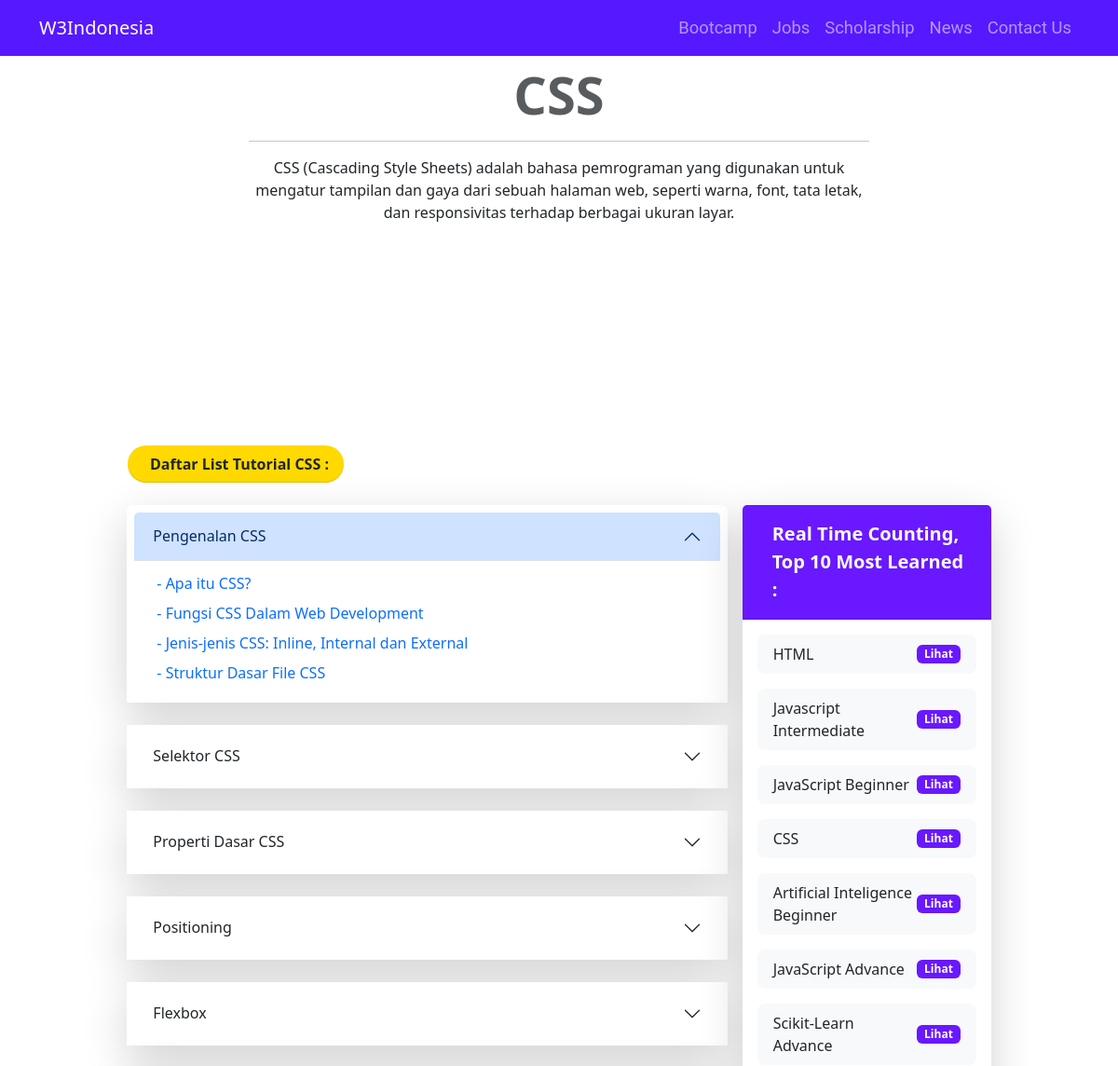
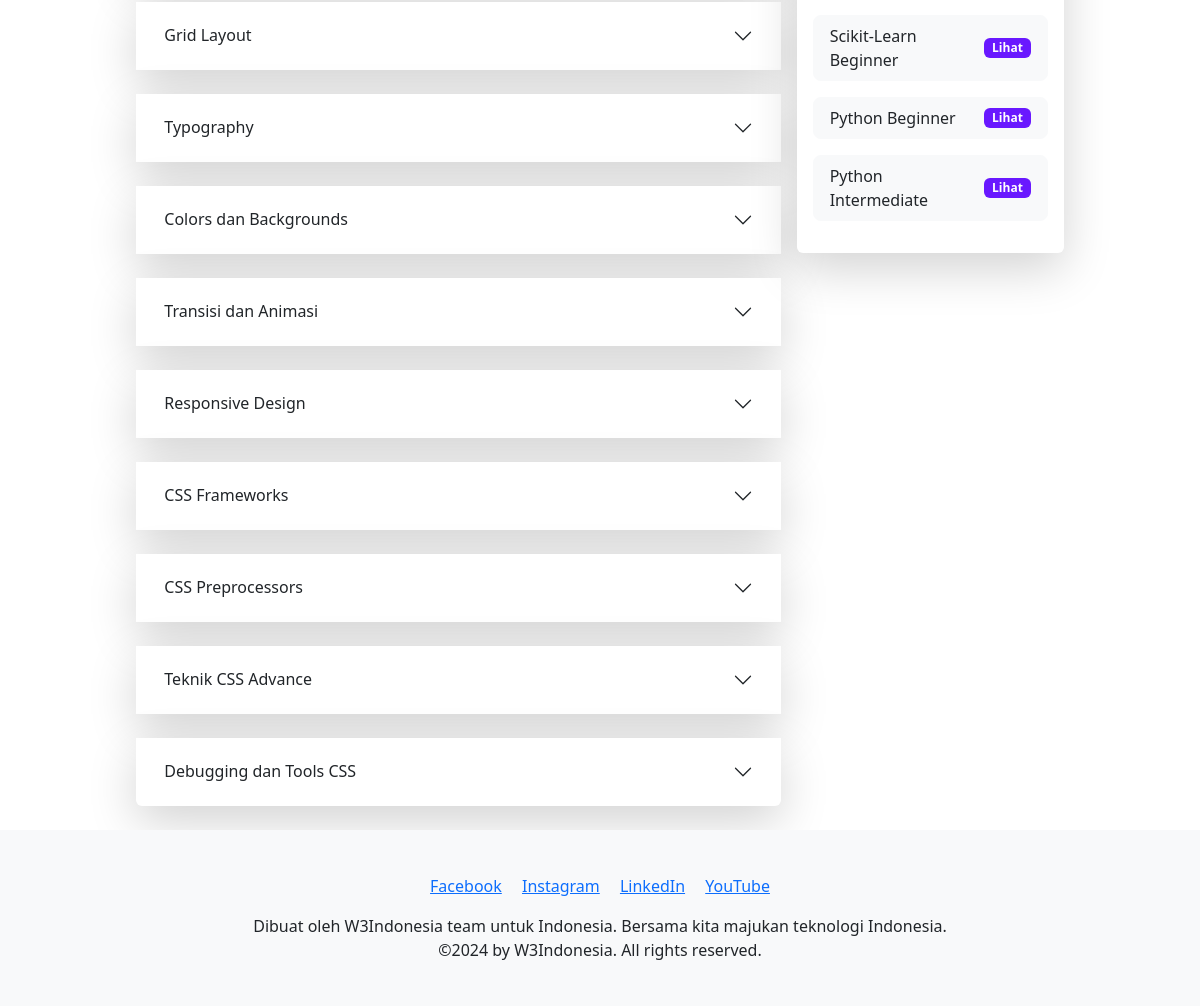
Page /tutorial/css/ on the committed database (2 pictures, top to bottom).
### tutorial/models.py (models this page shows, shortened)
class Category(models.Model):
    name = models.CharField(max_length=255, validators=[validate_unicode])
    description = models.TextField(blank=True)
    slug = models.SlugField(unique=True, max_length=100, validators=[validate_unicode])
    order = models.IntegerField(default=0)
    views = models.IntegerField(default=0)
    def save(self, *args, **kwargs):
        super().save(*args, **kwargs)
    def __init__(self, *args, **kwargs):
        super().__init__(*args, **kwargs)
        self.__original_name = self.name
    class Meta:
        ordering = ['order']

class Subcategory(models.Model):
    category = models.ForeignKey(Category, related_name='subcategories', on_delete=models.CASCADE)
    name = models.CharField(max_length=255, validators=[validate_unicode])
    slug = models.SlugField(unique=False, max_length=100, validators=[validate_unicode])
    order = models.PositiveIntegerField(default=0)
    def __init__(self, *args, **kwargs):
        super().__init__(*args, **kwargs)
        self.__original_name = self.name
    class Meta:
        unique_together = ('slug', 'category')

class Article(models.Model):
    STATUS_CHOICES = [
        ('draft', 'Draft'),
        ('publish', 'Publish'),
    ]
    category = models.ForeignKey(Category, related_name='articles', on_delete=models.CASCADE, null=True, blank=True)
    subcategory = models.ForeignKey(Subcategory, related_name='articles', on_delete=models.CASCADE)
    title = models.CharField(max_length=255, validators=[validate_unicode])
    slug = models.SlugField(max_length=100, validators=[validate_unicode])
    content = RichTextField()
    created_at = models.DateTimeField(auto_now_add=True)
    updated_at = models.DateTimeField(auto_now=True)
    order = models.IntegerField(default=0)
    status = models.CharField(max_length=10, choices=STATUS_CHOICES, default='draft')
    def __init__(self, *args, **kwargs):
        super().__init__(*args, **kwargs)
        self.__original_title = self.title
    class Meta:
        constraints = [
            UniqueConstraint(fields=['subcategory', 'slug'], name='unique_slug_in_subcategory')
        ]

### tutorial/views.py (the view)
# urls.py: path('<slug:category_slug>/', views.tutorial_page, name='tutorial_page'),
def tutorial_page(request, category_slug):
    category = get_object_or_404(Category, slug=category_slug)
    category.views += 1
    category.save()
    subcategories = category.subcategories.prefetch_related('articles')
    top_categories = Category.objects.order_by('-views')[:10]
    categories = Category.objects.all()
    context = {
        'category': category,
        'categories': categories,
        'subcategories': subcategories,
        'top_categories': top_categories,
    }
    return render(request, 'tutorial/tutorial_page.html', context)

### templates/tutorial/tutorial_page.html (shortened to what this page needs)
{% extends 'base.html' %}
{% block navbar %}
    <nav class="navbar navbar-expand-lg bg-navbar navbar-dark fixed-top">
        <div class="container">
            <a class="navbar-brand mx-auto" href="/">W3Indonesia</a>
            <div class="collapse navbar-collapse" id="navbarNav">
                <ul class="navbar-nav ms-auto">
                    <li class="nav-item">
                        <a class="nav-link" href="/bootcamp/">Bootcamp</a>
                    </li>
                    <li class="nav-item">
                        <a class="nav-link" href="/jobs/">Jobs</a>
                    </li>
                    <li class="nav-item">
                        <a class="nav-link" href="/scholarship/">Scholarship</a>
                    </li>
                    <li class="nav-item">
                        <a class="nav-link" href="/news/">News</a>
                    </li>
                    <li class="nav-item">
                        <a class="nav-link" href="/contact/">Contact Us</a>
                    </li>
                </ul>
            </div>
        </div>
    </nav>
{% endblock %}
{% block content %}
<div class="container-fluid mt-5">
    <div class="row justify-content-center text-center">
        <div class="col-12 col-md-7">
            <h1 class="display-4 fw-bold text-muted">{{ category.name }}</h1>
            <hr>
            {{ category.description|safe }}
            <br>
        </div>
    </div>
</div>
<br>
<div class="container" style="padding-bottom: 0;">
    <div class="row justify-content-center align-items-center">
        <div class="col-md-10">
            <p class="d-sm-inline-flex align-items-center ps-4 py-2 px-3 mb-0 mb-sm-0 rounded-5 masthead-notice" style="font-weight: bold;">
                <span class="text-center">Daftar List Tutorial {{ category.name }} :</span>
            </p>
        </div>
    </div>
</div>
<div class="container">
    <div class="row justify-content-center g-3">
        <div class="col-md-7 col-lg-7">
            <div class="container">
                <div class="row">
                    <div class="col-md-12" style="padding: 0;">
                        <div class="accordion mt-4" id="accordionExample">
                            {% for subcategory in subcategories %}
                                <div class="accordion-item shadow-lg rounded-lg border-0 p-2 mb-4">
                                    <h2 class="accordion-header" id="heading-{{ forloop.counter }}">
                                        <button class="accordion-button
                                            {% if not forloop.first %}collapsed{% endif %}
                                            text-lg font-semibold text-gray-800
                                            bg-gray-100
                                            hover:bg-gray-200
                                            transition-all
                                            rounded-lg"
                                            type="button"
                                            data-bs-toggle="collapse"
                                            data-bs-target="#collapse-{{ forloop.counter }}"
                                            aria-expanded="{% if forloop.first %}true{% else %}false{% endif %}"
                                            aria-controls="collapse-{{ forloop.counter }}">
                                            {{ subcategory.name }}
                                        </button>
                                    </h2>
                                    <div id="collapse-{{ forloop.counter }}"
                                            class="accordion-collapse collapse {% if forloop.first %}show{% endif %}"
                                            aria-labelledby="heading-{{ forloop.counter }}"
                                            data-bs-parent="#accordionExample">
                                        <div class="accordion-body bg-white py-2 text-gray-700 rounded-lg shadow-inner">
                                            <ul class="list-unstyled">
                                                {% for article in subcategory.articles.all %}
                                                    <li class="p-1">
                                                        <a href="{% url 'tutorial:article_detail' category.slug subcategory.slug article.slug %}"
                                                            class="text-blue-600 hover:text-blue-800 font-medium transition duration-300 ease-in-out text-decoration-none">
                                                            - {{ article.title }}
                                                        </a>
                                                    </li>
                                                {% empty %}
                                                    <li class="text-gray-500">Sedang Menyiapkan Materi.</li>
                                                {% endfor %}
                                            </ul>
                                        </div>
                                    </div>
                                </div>
                            {% empty %}
                                <p class="text-gray-600">Sedang Dalam Konstruksi.</p>
                            {% endfor %}
                        </div>
                    </div>
                </div>
            </div>
        </div>
        <div class="col-md-3 col-lg-3 py-4">
            <div class="position-sticky" id="sidebar-card" style="top: 100px;">
                <div class="card shadow-lg border-0">
                    <div class="card-header">
                        <p class="ms-2 fs-5 fw-bold p-2 mb-0 card-title text-light">Real Time Counting,<br>Top 10 Most Learned :</p>
                    </div>
                    <div class="card-body">
                        <ul class="list-unstyled">
                            {% for category in top_categories %}
                                <li class="mb-3">
                                    <a href="{% url 'tutorial:tutorial_page' category.slug %}"
                                       class="d-block text-decoration-none text-dark py-2 px-3 rounded-3 hover-shadow-sm bg-light border border-1 border-light transition-all">
                                        <div class="d-flex justify-content-between align-items-center">
                                            <span class="">{{ category.name }}</span>
                                            <span class="badge">Lihat</span>
                                        </div>
                                    </a>
                                </li>
                            {% empty %}
                                <li class="text-muted">Tidak ada kategori yang tersedia.</li>
                            {% endfor %}
                        </ul>
                    </div>
                </div>
            </div>
        </div>
    </div>
</div>
{% endblock %}

### static/css/style.css (style rules this page uses)
.masthead-notice { background-color: rgb(255, 217, 0); box-shadow: inset 0 -1px 1px rgba(var(--bs-body-color-rgb), 0.15),0 0.25rem 1.5rem rgba(var(--bs-body-bg-rgb), 0.75) }
.list-unstyled { margin-bottom: 0; }
html, body { height: 100%; margin: 0; display: grid; grid-template-rows: 1fr auto; }
.bg-navbar { background-color: #6918ff; }
.container-fluid { padding: 20px; }
.bg-navbar { background-color: #5618ff; }
.card { border: 0 !important; }
.card-header { background-color: #6918ff !important; }
.badge { background-color: #6918ff !important; }
.navbar-nav .nav-link { font-family: "Roboto", sans-serif; font-size: 1.15rem; }
.card-title { font-size: 1.1rem; font-weight: bold; }

### rows in the picture
Category: name "CSS", description "CSS (Cascading Style Sheets) adalah bahasa pemrograman yang digunakan untuk mengatur tampilan dan gaya dari sebuah halaman web, seperti warna, font, tata letak, dan responsivitas terhadap berbagai ukuran layar."
Subcategory: name "Pengenalan CSS"
Article: title "Apa itu CSS?"
Article: title "Fungsi CSS Dalam Web Development"
Article: title "Jenis-jenis CSS: Inline, Internal dan External"
Article: title "Struktur Dasar File CSS"
Subcategory: name "Selektor CSS"
Subcategory: name "Properti Dasar CSS"
Subcategory: name "Positioning"
Subcategory: name "Flexbox"
Subcategory: name "Grid Layout"
Subcategory: name "Typography"
Subcategory: name "Colors dan Backgrounds"
Subcategory: name "Transisi dan Animasi"
Subcategory: name "Responsive Design"
Subcategory: name "CSS Frameworks"
Subcategory: name "CSS Preprocessors"
Subcategory: name "Teknik CSS Advance"
Subcategory: name "Debugging dan Tools CSS"
Category: name "HTML"
Category: name "Javascript Intermediate"
Category: name "JavaScript Beginner"
Category: name "Artificial Inteligence Beginner"
Category: name "JavaScript Advance"
Category: name "Scikit-Learn Advance"
Category: name "Scikit-Learn Beginner"
Category: name "Python Beginner"
Category: name "Python Intermediate"
